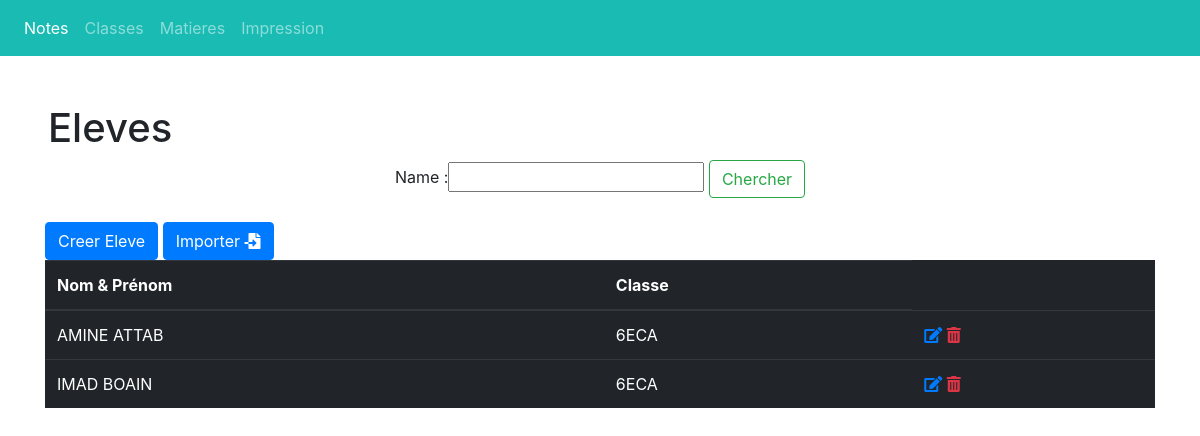
Screenshot of /eleves/24695/ with the database file from the repository.
### bulletin/models.py (models this page shows, shortened)
class Eleve(models.Model):
    name = models.CharField(max_length=190, null=True)
    classe = models.ForeignKey(Classe, on_delete=models.CASCADE, null=True)

class Classe(models.Model):
    nomClasse = models.CharField(max_length=190, null=True,unique=True)
    def __str__(self):
        return self.nomClasse

### bulletin/views.py (the view)
# urls.py: path('eleves/<str:pk>/', views.eleves , name="eleves"),
def eleves(request, pk):
    classes = Classe.objects.get(id=pk)
    eleves = classes.eleve_set.all()
    searchFilter = EleveFilter(request.GET , queryset=eleves)
    eleves = searchFilter.qs
    context={'classes':classes , 'eleves': eleves ,'searchFilter':searchFilter , }
    return render(request, 'bulletin/eleve.html', context)

### bulletin/templates/bulletin/eleve.html (shortened to what this page needs)
{% extends 'bulletin/main.html' %}
{% block content %}
<h1 class="pt-5 pl-5">Eleves</h1>
<div class="container">
 <CENTER>
  <form  method="GET">
    {{searchFilter.form}}
    <button class="btn btn-outline-success my-2 my-sm-0" type="submit">Chercher</button>
  </form>
  </center>
  <br>
<button id="createEleve" class="btn btn-primary" type="button" name="button">Creer Eleve</button>
<a href="{% url 'Import_csv' %}"><button  class="btn btn-primary" type="button" name="button">Importer  <i class="fas fa-file-import"></i></button> </a>
<br>
<table class="table table-dark">
  <thead>
    <tr>
      <th scope="col">Nom & Prénom</th>
      <th scope="col">Classe</th>
    </tr>
  </thead>
  <tbody>
  {% for item in eleves %}
       <tr>
      <td> {{item.name }}</td>
      <td>{{item.classe }}</td>
        <td>
        <a href="{% url 'updateEleve' item.id %}"><i class="fas fa-edit"></i> </a>
        <a href="{% url 'deleteEleve' item.id %}" class="text-danger"><i class="fas fa-trash-alt"></i></a></td>
      </tr>
{% endfor %}
  </tbody>
</table>
</div>
{% endblock %}

### rows the page displays
Eleve: name "AMINE ATTAB", classe "6ECA"
Eleve: name "IMAD BOAIN", classe "6ECA"
